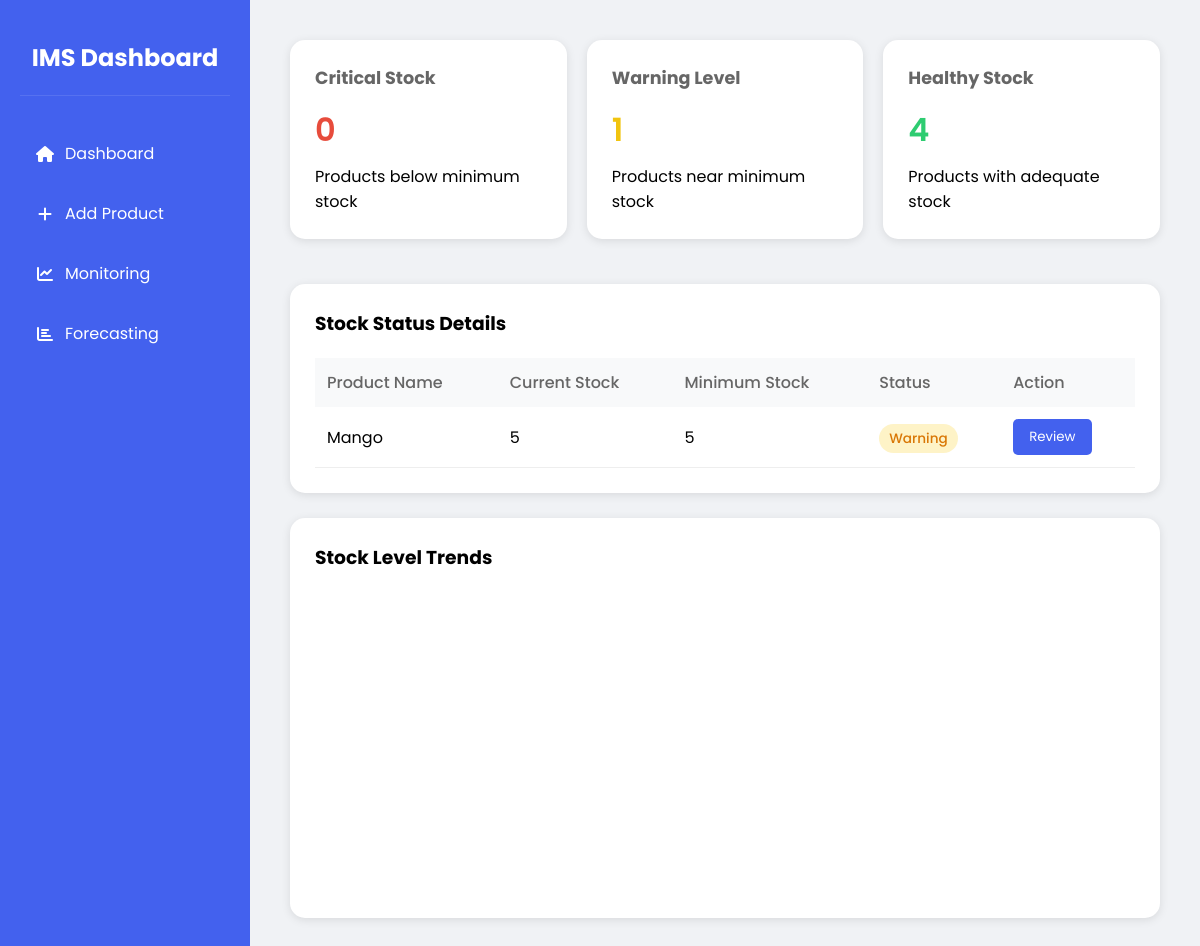
Before: /monitoring with the older database file.
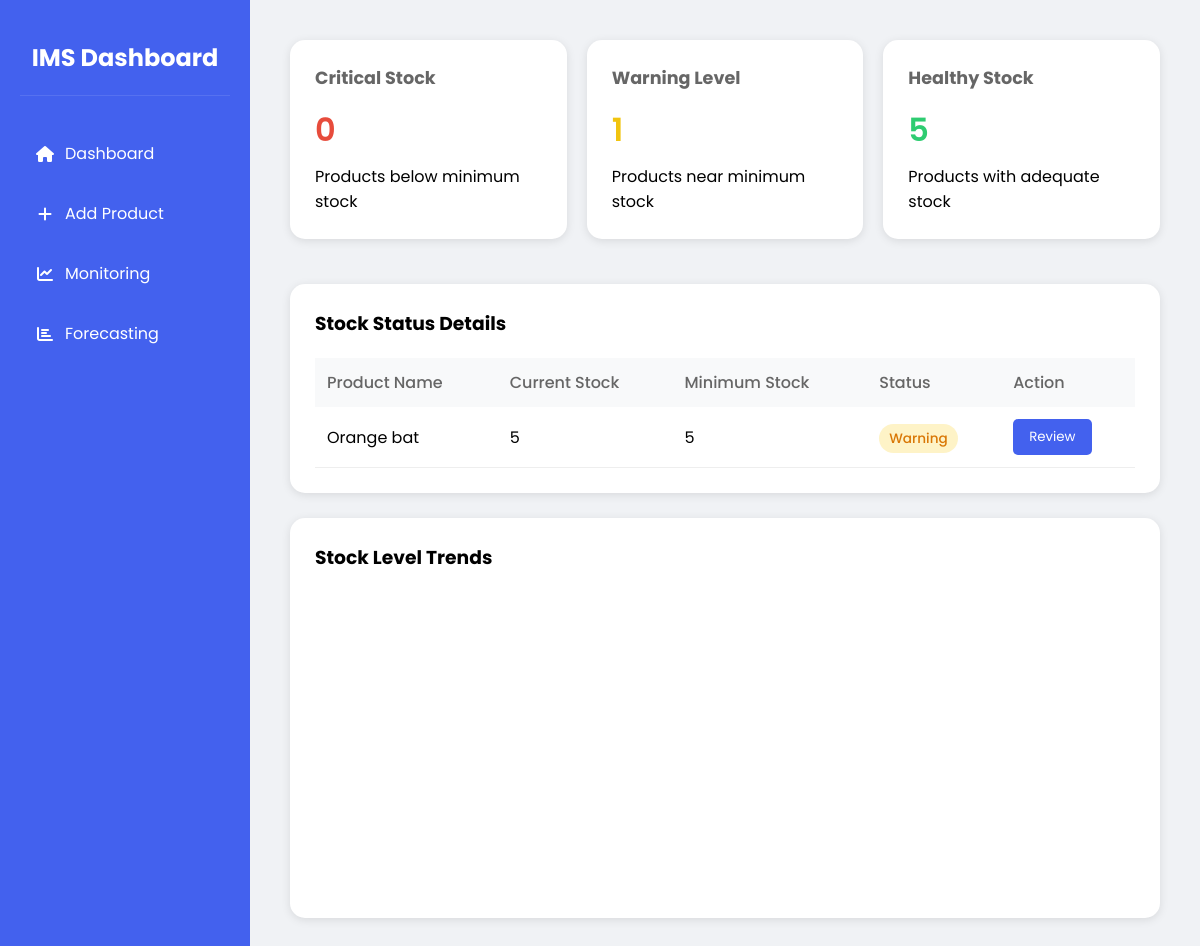
After: the same page with the newer database file.
### app/models/product.py (models this page shows, shortened)
class Product(db.Model):
    id = db.Column(db.Integer, primary_key=True)
    name = db.Column(db.String(100), nullable=False)
    description = db.Column(db.String(500))
    current_stock = db.Column(db.Integer, default=0)
    minimum_stock = db.Column(db.Integer, default=10)
    unit_price = db.Column(db.Float, nullable=False)
    created_at = db.Column(db.DateTime, default=datetime.utcnow)

### app/routes/main.py (the view)
@bp.route('/monitoring')
def monitoring():
    alerts = StockMonitor.get_stock_alerts()
    return render_template('monitoring.html', alerts=alerts)

### app/services/monitoring.py (called while the page is built)
    @staticmethod
    def get_stock_alerts():
        alerts = {
            'critical': [],
            'warning': [],
            'healthy': []
        }
        products = Product.query.all()
        for product in products:
            if product.current_stock <= product.minimum_stock * 0.5:
                alerts['critical'].append(product)
            elif product.current_stock <= product.minimum_stock:
                alerts['warning'].append(product)
            else:
                alerts['healthy'].append(product)
        return alerts

### app/templates/monitoring.html (shortened to what this page needs)
<!DOCTYPE html>
<html>
  <head>
    <link
      href="https://cdnjs.cloudflare.com/ajax/libs/font-awesome/6.0.0/css/all.min.css"
      rel="stylesheet"
    />
  </head>
  <body>
    <div class="sidebar">
      <div class="sidebar-header">
        <h2>IMS Dashboard</h2>
      </div>
      <div class="nav-menu">
        <a href="{{ url_for('main.dashboard') }}">
          <div class="nav-item"><i class="fas fa-home"></i> Dashboard</div>
        </a>
        <a href="{{ url_for('main.add_product') }}">
          <div class="nav-item"><i class="fas fa-plus"></i> Add Product</div>
        </a>
        <a href="{{ url_for('main.monitoring') }}">
          <div class="nav-item">
            <i class="fas fa-chart-line"></i> Monitoring
          </div>
        </a>
        <a href="{{ url_for('main.forecasting') }}">
          <div class="nav-item">
            <i class="fas fa-chart-bar"></i> Forecasting
          </div>
        </a>
      </div>
    </div>
    <div class="main-content">
      <div class="monitoring-container">
        <div class="status-overview">
          <div class="status-card critical">
            <h3>Critical Stock</h3>
            <div class="status-value">{{ alerts.critical|length }}</div>
            <p>Products below minimum stock</p>
          </div>
          <div class="status-card warning">
            <h3>Warning Level</h3>
            <div class="status-value">{{ alerts.warning|length }}</div>
            <p>Products near minimum stock</p>
          </div>
          <div class="status-card healthy">
            <h3>Healthy Stock</h3>
            <div class="status-value">{{ alerts.healthy|length }}</div>
            <p>Products with adequate stock</p>
          </div>
        </div>
        <div class="stock-table">
          <h3 style="margin-bottom: 20px">Stock Status Details</h3>
          <table>
            <thead>
              <tr>
                <th>Product Name</th>
                <th>Current Stock</th>
                <th>Minimum Stock</th>
                <th>Status</th>
                <th>Action</th>
              </tr>
            </thead>
            <tbody>
               {% for product in alerts.warning %}
              <tr>
                <td>{{ product.name }}</td>
                <td>{{ product.current_stock }}</td>
                <td>{{ product.minimum_stock }}</td>
                <td>
                  <span class="status-badge status-warning">Warning</span>
                </td>
                <td><button class="action-btn">Review</button></td>
              </tr>
              {% endfor %}
            </tbody>
          </table>
        </div>
        <div class="chart-container">
          <h3 style="margin-bottom: 20px">Stock Level Trends</h3>
        </div>
      </div>
    </div>
  </body>
</html>

Changed rows visible on the page:
no longer on this page (row edited): Product: name "Mango", current_stock "5", minimum_stock "5"
added Product: name "Orange bat", current_stock "5", minimum_stock "5"
Other visible differences:
{{ alerts.healthy|length }}: "4" → "5"
